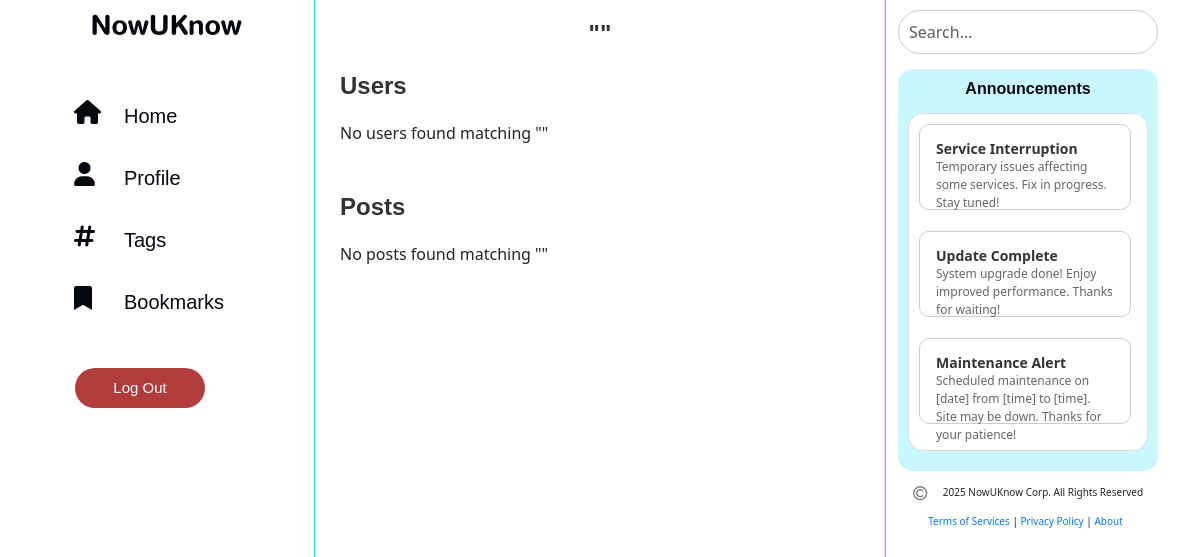
Screenshot of /search.php with the database file from the repository.
### tables this page shows
CREATE TABLE `posts` (
  `postID` int(11) NOT NULL,
  `title` varchar(100) NOT NULL,
  `description` varchar(1100) NOT NULL,
  `dateUploaded` datetime NOT NULL,
  `attachment` varchar(100) NOT NULL,
  `userID` int(11) NOT NULL,
  `tagID` int(11) DEFAULT NULL,
  `ratingID` int(11) DEFAULT NULL,
  `isAnnouncement` enum('YES','NO') DEFAULT 'NO'
);

### assets/shared/connect.php (called while the page is built, shortened)
<?php
  function executeQuery($query){
    $conn = $GLOBALS['conn'];
    return mysqli_query($conn, $query);
  }
?>

### assets/components/rightcolumn.php (the view, shortened to what this page needs)
<div class="col-md-3 right-column d-none d-md-block">
    <div class="right-search-bar" style="margin-bottom: 15px;">
        <form action="search.php" method="GET">
            <input type="text" class="form-control" name="searchTerm" placeholder="Search..."
                value="<?php echo isset($_GET['searchTerm']) ? htmlspecialchars($_GET['searchTerm']) : ''; ?>">
        </form>
    </div>
    <div class="announcement-tab">
        <h5 style="margin-bottom: 15px;">Announcements</h5>
        <div class="announcement-box">
            <?php
            $announcementQuery = "SELECT * FROM posts WHERE isAnnouncement = 'YES' ORDER BY dateUploaded DESC";
            $announcementResults = executeQuery($announcementQuery);
            if ($announcementResults && mysqli_num_rows($announcementResults) > 0) {
                while ($announcement = mysqli_fetch_assoc($announcementResults)) {
                    echo "
                    <div class='card mb-3'>
                        <div class='card-body'>
                            <h6 class='card-title'>{$announcement['title']}</h6>
                                <p class='card-text'>{$announcement['description']}</p>
                        </div>
                   </div>";
                }
            }
            ?>
        </div>
    </div>
    <footer class="footer">
        <div class="footer-content">
            <p class="text-center"><img src="assets/icons/Copyright.svg" class="footer-icon" alt="icon" width="20"
                    height="20">2025 NowUKnow Corp. All Rights Reserved</p>
            <p class="text-center">
                <a href="footer.php?content=terms" class="footer-link">Terms of Services</a> |
                <a href="footer.php?content=guidelines" class="footer-link">Privacy Policy</a> |
                <a href="footer.php?content=about" class="footer-link">About</a>
            </p>
        </div>
    </footer>
</div>

### assets/css/styles.css (style rules this page uses)
body { margin: 0; font-family: Helvetica, sans-serif; display: flex; flex-direction: column; height: 100vh; overflow-y: hidden !important; }
.left-column, .right-column { flex: 1; background-color: #ffffff; overflow-y: hidden; }
.right-column { height: 100vh; border-left: 1px solid #35D6ED; }
.footer-icon { width: 20px; height: 20px; margin-right: 10px; }
.footer-content p img { width: 25px; height: 25px; margin-right: 10px; }
.right-search-bar input { width: 100%; height: 80%; margin: 10px 0; padding: 10px; border-radius: 50px; border: 1px solid #ccc; }
.announcement-box { height: auto; display: flex; flex-direction: column; justify-content: flex-start; gap: 5px; padding: 10px; background-color: #FFFFFF; border: 1px solid #ddd; border-radius: 15px; width: 100%; transition: all 0.3s ease; margin-bottom: 10px; max-height: 400px; overflow-y: scroll; transition: overflow-y 0.3s ease; scrollbar-gutter: stable; padding-right: 10px; }
.announcement-tab { background-color: #C9F6FF; width: 100%; border-radius: 15px; padding: 10px; display: flex; flex-direction: column; justify-content: space-between; }
.announcement-tab h5 { margin-bottom: 10px; font-weight: bold; color: #06080F; font-size: 16px; text-align: center; font-family: 'Helvetica Rounded', Arial, sans-serif; }
.announcement-box .card { flex: 0 0 auto; height: 86px; margin: 0; display: flex; flex-direction: column; justify-content: flex-start; border: 1px solid #ccc; border-radius: 10px; background-color: #FFFFFF; }
.announcement-box .card h6 { font-size: 14px; margin: 0; font-weight: bold; color: #333; }
.announcement-box .card p { font-size: 12px; margin: 0; color: #666; }
.footer { width: 100%; margin-top: 10px; font-size: 10px; background-color: #ffffff; }
.footer-content p { margin-bottom: 8px; margin-right: 5px; }
.footer .footer-link { font-size: 10px; }
.footer-content p a { font-size: 10px; color: #007bff; text-decoration: none; align-items: center; }

### search.php (style rules this page uses)
body { overflow-x: hidden !important; }

### rows the page displays
posts: title "Service Interruption", description "Temporary issues affecting some services. Fix in progress. Stay tuned!"
posts: title "Update Complete", description "System upgrade done! Enjoy improved performance. Thanks for waiting!"
posts: title "Maintenance Alert", description "Scheduled maintenance on [date] from [time] to [time]. Site may be down. Thanks for your patience!"
